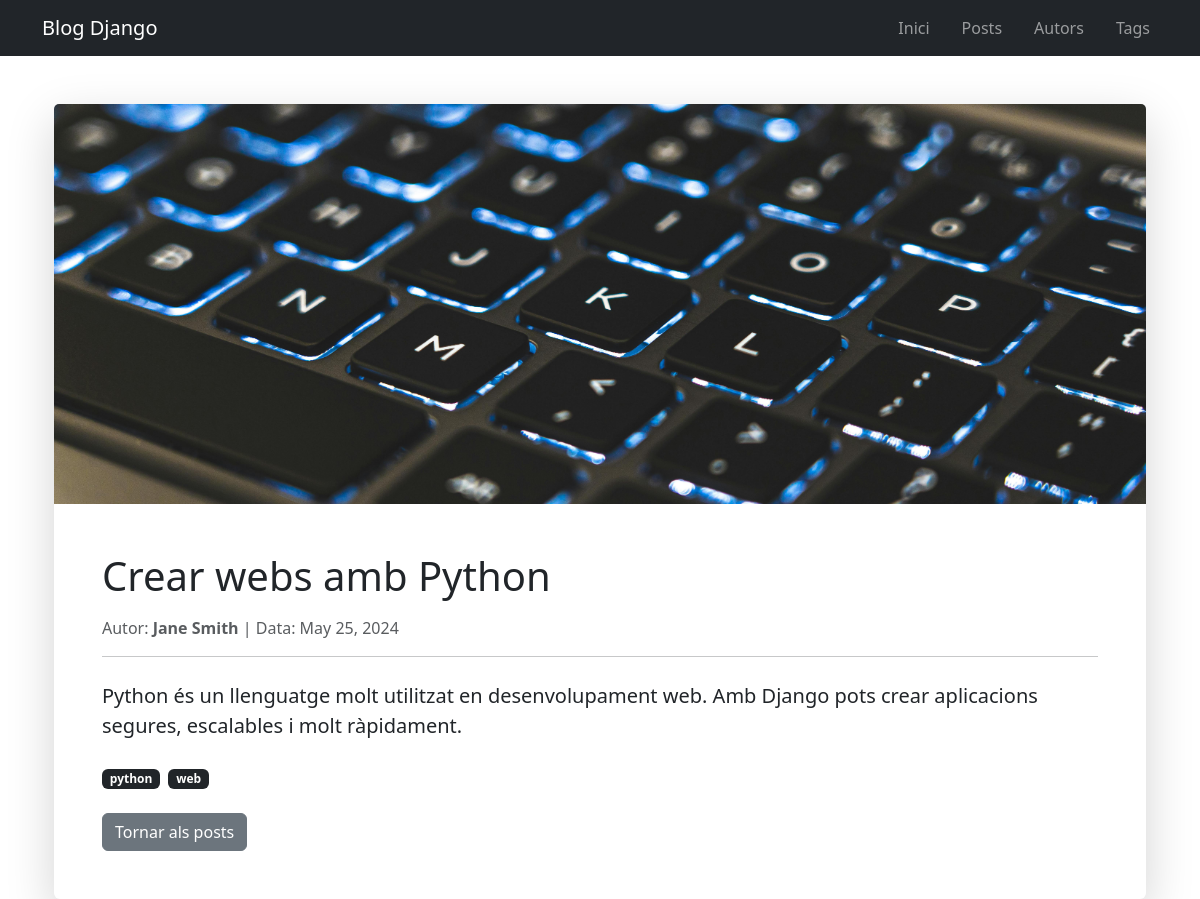
Page /posts/2/ on the committed database.
### blog/models.py (models this page shows, shortened)
class Post(models.Model):
    title = models.CharField(
        max_length=150,
        validators=[MinLengthValidator(5)]
    )
    excerpt = models.CharField(max_length=255)
    image_name = models.CharField(max_length=100)
    date = models.DateField()
    content = models.TextField()
    author = models.ForeignKey(
        Author,
        on_delete=models.CASCADE,
        related_name="posts"
    )
    tags = models.ManyToManyField(Tag)

class Author(models.Model):
    first_name = models.CharField(
        max_length=50,
        validators=[MinLengthValidator(2)]
    )
    last_name = models.CharField(
        max_length=50,
        validators=[MinLengthValidator(2)]
    )
    email = models.EmailField(unique=True)

class Tag(models.Model):
    tag = models.CharField(
        max_length=30,
        unique=True
    )

### blog/views.py (the view)
# urls.py: path("posts/<int:id>/", views.post_detail, name="posts-detail-page"),
def post_detail(request, id):
    post = get_object_or_404(Post, id=id)
    return render(request, "blog/post_detail.html", {
        "post": post
    })

### blog/templates/blog/post_detail.html (shortened to what this page needs)
{% extends "blog/base.html" %}
{% load static %}
{% block content %}
<div class="container">
    <div class="card shadow-lg border-0">
        <img src="{% static 'blog/images/' %}{{ post.image_name }}"
             class="card-img-top"
             alt="{{ post.title }}"
             style="height: 400px; object-fit: cover;">
        <div class="card-body p-5">
            <h1 class="mb-3">
                {{ post.title }}
            </h1>
            <p class="text-muted">
                Autor:
                <strong>{{ post.author.first_name }} {{ post.author.last_name }}</strong>
                |
                Data:
                {{ post.date }}
            </p>
            <hr>
            <p class="mt-4 fs-5">
                {{ post.content }}
            </p>
            <div class="mt-4">
                {% if post.tags.all %}
                    {% for tag in post.tags.all %}
                        <span class="badge bg-dark me-1">
                            {{ tag.tag }}
                        </span>
                    {% endfor %}
                {% else %}
                    <p class="text-muted">No hi ha etiquetes</p>
                {% endif %}
            </div>
            <a href="{% url 'posts-page' %}"
               class="btn btn-secondary mt-4">
               Tornar als posts
            </a>
        </div>
    </div>
</div>
{% endblock %}

### rows in the picture
Post: image_name (picture), title "Crear webs amb Python", author.first_name "Jane", author.last_name "Smith", date "May 25, 2024", content "Python és un llenguatge molt utilitzat en desenvolupament web. Amb Django pots crear aplicacions segures, escalables i molt ràpidament."
Tag: tag "python"
Tag: tag "web"
